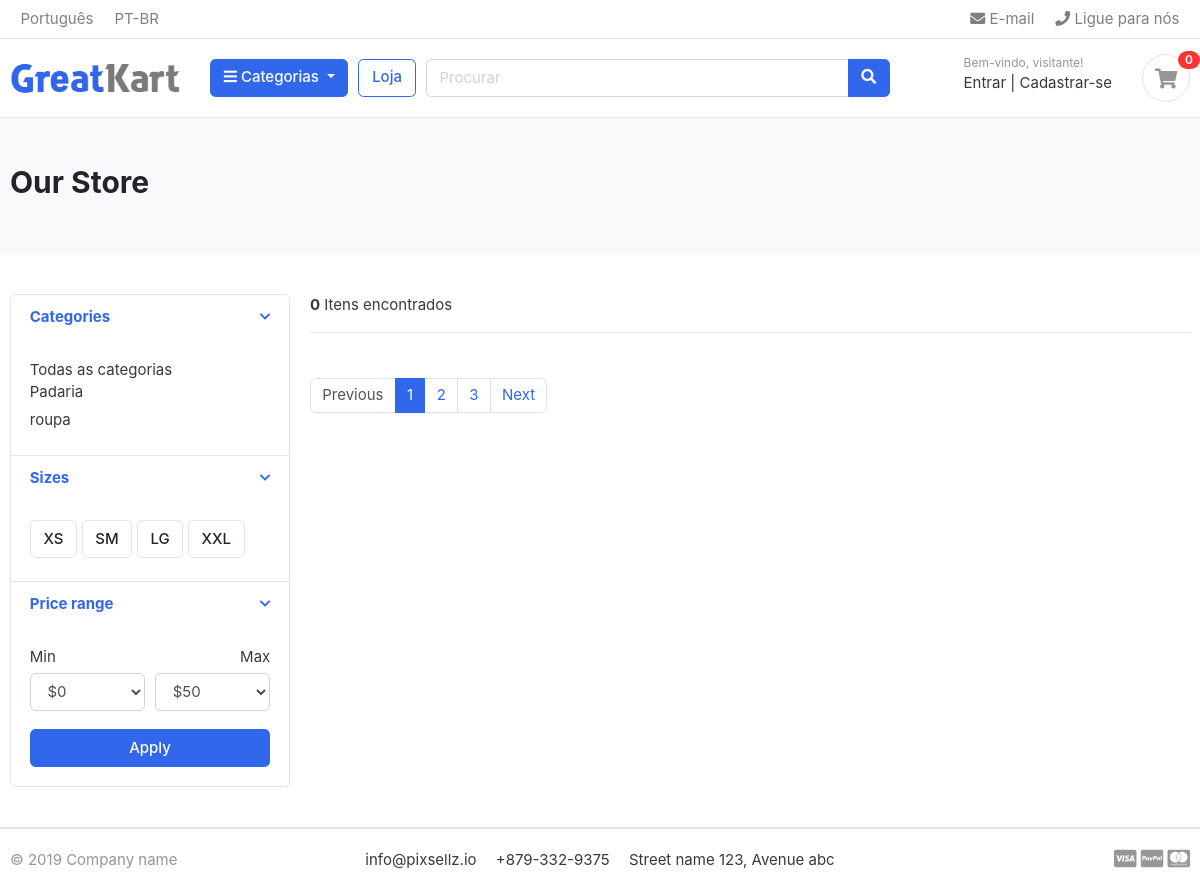
/produtos/, run on an earlier commit of the app's database.
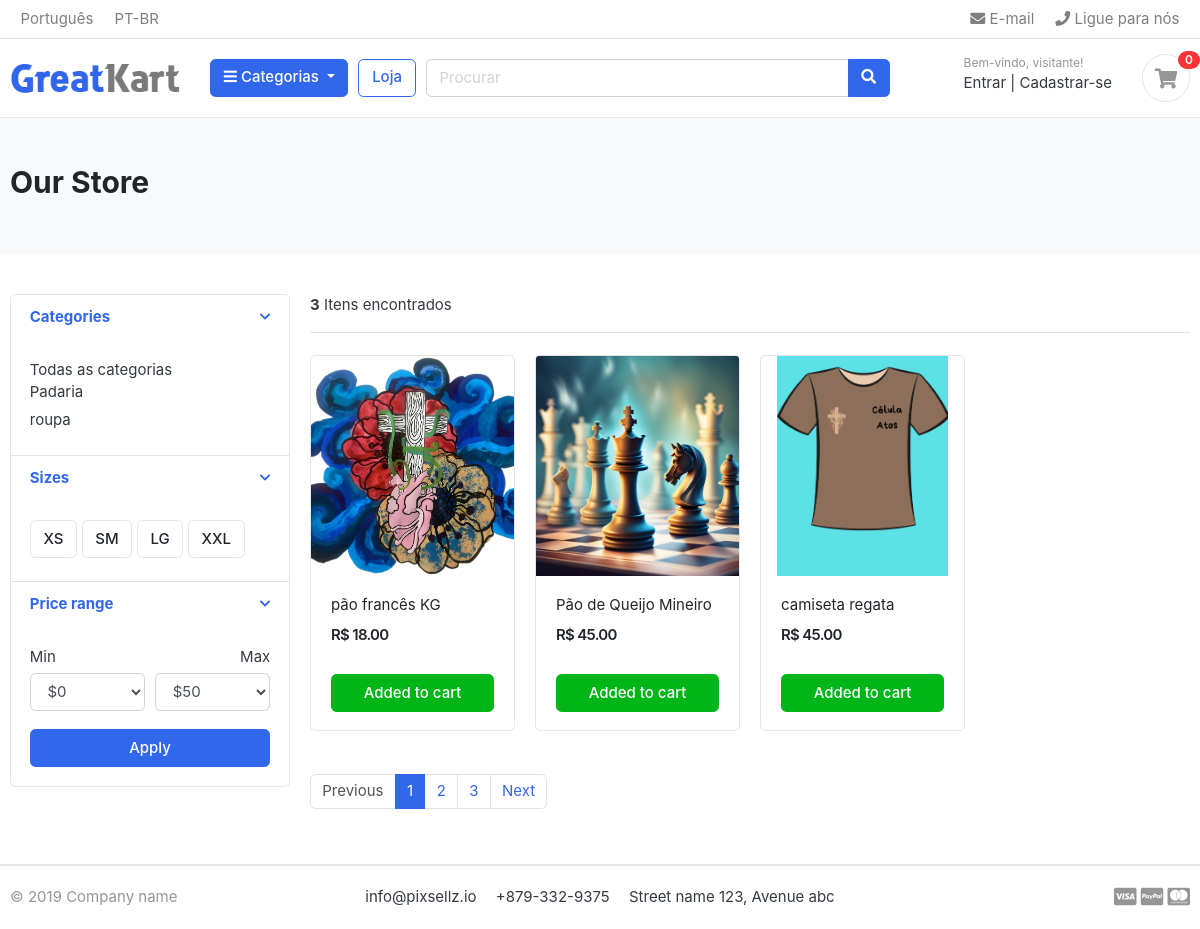
And on a later commit of the database.
### categoria/models.py (models this page shows, shortened)
class Categoria(models.Model):
    categoria_nome = models.CharField(max_length=50, unique=True)
    slug = models.SlugField(max_length=100, unique=True)
    descricao = models.TextField(max_length=200, blank=True)
    categoria_imagem = models.ImageField(upload_to='fotos/categoria', blank=True)
    def get_url(self):
        return reverse('produtos_por_categoria', args=[self.slug])

### produtos/models.py (models this page shows, shortened)
class Produto(models.Model):
    categoria = models.ForeignKey('categoria.Categoria', on_delete=models.CASCADE)
    produto_nome = models.CharField(max_length=100, unique=True)
    slug = models.SlugField(max_length=100, unique=True)
    descricao = models.TextField(max_length=300, blank=True)
    preco = models.DecimalField(max_digits=10, decimal_places=2)
    imagem = models.ImageField(upload_to='fotos/produtos/', blank=True)
    estoque = models.IntegerField()
    esta_disponivel = models.BooleanField(default=True)
    criado_em = models.DateTimeField(auto_now=True)
    modificado_em = models.DateTimeField(auto_now_add=True)
    def get_url(self):
        return reverse('produto_detalhe', args=[self.categoria.slug, self.slug])

### produtos/views.py (the view)
# urls.py: path('', views.visualizarProdutos, name='produtos'),
def visualizarProdutos(request, categoria_slug=None):
    categoria = None
    produtos = None
    if categoria_slug != None:
        categoria = get_object_or_404(Categoria, slug=categoria_slug)
        produtos = Produto.objects.filter(categoria=categoria, esta_disponivel=True)
        produtos_quant = produtos.count()
    else:
        produtos = Produto.objects.all().filter(esta_disponivel=True).order_by('criado_em')
        produtos_quant = produtos.count()
    contexto = {
        'produtos': produtos,
        'produtos_quant': produtos_quant,
    }
    return render(request, 'produtos/produtos.html', contexto)

### categoria/processador_contexto.py (called while the page is built)
def categoria_display(request):
    categorias = Categoria.objects.all()
    return {'cats': categorias}

### templates/produtos/produtos.html (shortened to what the changed rows need)
{% extends 'base.html' %}
{% block content %}
<section class="section-pagetop bg">
    <div class="container">
        <h2 class="title-page">Our Store</h2>
    </div>
    </section>
    <section class="section-content padding-y">
    <div class="container">
    <div class="row">
        <aside class="col-md-3">
    <div class="card">
        <article class="filter-group">
            <div class="filter-content collapse show" id="collapse_1" style="">
                <div class="card-body">
                    <ul class="list-menu">
                        {% for cat in cats %}
                            <li><a href="{{cat.get_url}}">{{cat.categoria_nome}}</a></li>
                        {% endfor %}
                </div>
            </div>
        </article>
    </div>
        </aside>
        <main class="col-md-9">
    <header class="border-bottom mb-4 pb-3">
            <div class="form-inline">
                <span class="mr-md-auto">
                    <b> {{ produtos_quant }}</b> Itens encontrados
                </span>
            </div>
    </header>
    <div class="row">
        {% for produto in produtos %}
            <div class="col-md-3">
                <figure class="card card-product-grid">
                    <div class="img-wrap">
                        <a href="{{ produto.get_url }}"><img src="{{ produto.imagem.url }}"></a>
                    </div>
                    <figcaption class="info-wrap">
                        <div class="fix-height">
                            <a href="{{ produto.get_url }}" class="title">{{ produto.produto_nome }}</a>
                            <div class="price-wrap mt-2">
                                <span class="price">R$ {{ produto.preco }}</span>
                            </div>
                        </div>
                        <a href="#" class="btn btn-block btn-success">Added to cart </a>
                    </figcaption>
                </figure>
            </div>
        {% endfor %}
    </div>
        </main>
    </div>
    </div>
    </section>
{% endblock %}

What changed in the data, as far as the page shows it:
added Produto: imagem (picture), produto_nome "pão francês KG", preco "18.00"
added Produto: imagem (picture), produto_nome "Pão de Queijo Mineiro", preco "45.00"
added Produto: imagem (picture), produto_nome "camiseta regata", preco "45.00"
Also different on the page:
{{ produtos_quant }}: "0" → "3"
